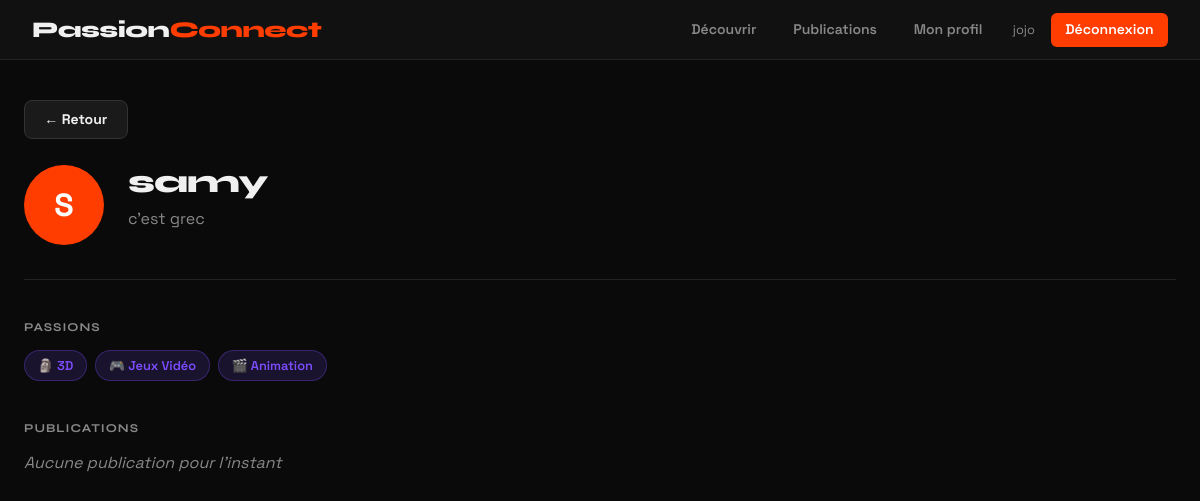
Page /profil/1 (signed in) on the committed database.
### tables this page shows
CREATE TABLE user(
            id INTEGER PRIMARY KEY AUTOINCREMENT,
            username TEXT NOT NULL UNIQUE,
            email TEXT NOT NULL UNIQUE,
            password TEXT NOT NULL,
            bio TEXT,
            photo TEXT,
            created_at TIMESTAMP DEFAULT CURRENT_TIMESTAMP           
        );

CREATE TABLE passion (
            id INTEGER PRIMARY KEY AUTOINCREMENT,
            nom TEXT NOT NULL UNIQUE,
            icone TEXT
        );

### app/profil/routes.py (the view)
@profil.route('/profil/<int:user_id>')
def profil_public(user_id):
    db = get_db()
    cursor = db.cursor()
    user = cursor.execute(
        'SELECT * FROM user WHERE id = ?', (user_id,)
    ).fetchone()
    passions = cursor.execute('''
        SELECT passion.nom, passion.icone FROM passion
        JOIN user_passion ON passion.id = user_passion.passion_id
        WHERE user_passion.user_id = ?
    ''', (user_id,)).fetchall()
    publications = cursor.execute('''
        SELECT * FROM publication
        WHERE user_id = ?
        ORDER BY created_at DESC
    ''', (user_id,)).fetchall()
    db.close()
    return render_template('profil_public.html', user=user, passions=passions, publications=publications)

### app/__init__.py (called while the page is built)
def create_app():
    app = Flask(__name__)
    app.config.from_object(Config)
    login_manager.init_app(app)
    bcrypt.init_app(app)
    login_manager.login_view = 'auth.connexion'
    login_manager.login_message = 'Connecte-toi pour accéder à cette page.'
    from app.auth.routes import auth
    app.register_blueprint(auth)
    from app.profil.routes import profil
    app.register_blueprint(profil)
    from app.decouverte.routes import decouverte
    app.register_blueprint(decouverte)
    from app.publication.routes import publication
    app.register_blueprint(publication)
    @login_manager.user_loader
    def load_user(user_id):
        from app.models import User
        return User.get_by_id(int(user_id))
    return app

### app/models.py (called while the page is built)
    @staticmethod
    def get_by_id(user_id):
        db = get_db()
        cursor = db.cursor()
        user = cursor.execute(
            'SELECT * FROM user WHERE id = ?', (user_id,)
        ).fetchone()
        db.close()
        if user:
            return User(user['id'], user['username'], user['email'], user['bio'])
        return None

### database.py (called while the page is built)
def get_db():
    db = sqlite3.connect('passionconnect.db') #retoune des dictionnaires au lieu des tuples
    db.row_factory = sqlite3.Row
    return db

### app/templates/profil_public.html
{% extends 'base.html' %}
{% block contenu %}
<a href="/decouverte" class="btn-gris mb-4" style="display:inline-block">← Retour</a>
<div class="profil-header">
    <div class="profil-avatar-large">{{ user.username[0].upper() }}</div>
    <div class="profil-header-info">
        <h1>{{ user.username }}</h1>
        <p class="text-muted">{{ user.bio or 'Aucune bio pour l instant.' }}</p>
    </div>
</div>
<div class="profil-passions">
    <h2>Passions</h2>
    {% if passions %}
        <div class="passions-liste">
            {% for p in passions %}
                <span class="passion-tag">{{ p.icone }} {{ p.nom }}</span>
            {% endfor %}
        </div>
    {% else %}
        <em class="text-muted">Aucune passion pour l'instant</em>
    {% endif %}
</div>
<div class="profil-publications">
    <h2>Publications</h2>
    {% if publications %}
        <div class="feed">
            {% for pub in publications %}
            <div class="post-card">
                {% if pub.image %}
                    <img src="/static/uploads/{{ pub.image }}" class="post-image">
                {% endif %}
                <p class="post-contenu">{{ pub.contenu }}</p>
                <span class="post-date">{{ pub.created_at }}</span>
            </div>
            {% endfor %}
        </div>
    {% else %}
        <em class="text-muted">Aucune publication pour l'instant</em>
    {% endif %}
</div>
{% endblock %}

### app/templates/base.html (shortened to what this page needs)
<!DOCTYPE html>
<html lang="fr">
<head>
    <link href="https://cdn.jsdelivr.net/npm/bootstrap@5.3.0/dist/css/bootstrap.min.css" rel="stylesheet">
    <link rel="stylesheet" href="/static/style.css">
</head>
<body>
    <nav class="navbar-pc">
        <a class="navbar-brand-pc" href="/">Passion<span>Connect</span></a>
        <div class="nav-links">
            {% if current_user.is_authenticated %}
                <a href="/decouverte">Découvrir</a>
                <a href="/publication">Publications</a>
                <a href="/profil">Mon profil</a>
                <span class="nav-greeting">{{ current_user.username }}</span>
                <a href="/deconnexion" class="btn-rouge">Déconnexion</a>
            {% else %}
                <a href="/connexion" class="btn-gris">Connexion</a>
                <a href="/inscription" class="btn-rouge">Inscription</a>
            {% endif %}
        </div>
    </nav>
    <div class="main-content">
        {% block contenu %}{% endblock %}
    </div>
</body>
</html>

### app/static/style.css (style rules this page uses)
:root { --accent: #FF3D00; --accent2: #7C4DFF; --accent3: #00BFA5; --dark: #0A0A0A; --card-bg: #141414; --text: #F0F0F0; --muted: #888; }
* { box-sizing: border-box; margin: 0; padding: 0; }
body { background-color: var(--dark); color: var(--text); font-family: 'Space Grotesk', sans-serif; min-height: 100vh; }
a { color: var(--text); text-decoration: none; }
.text-muted { color: var(--muted) !important; }
.mb-4 { margin-bottom: 1.5rem !important; }
h1, h2, h3 { font-family: 'Syne', sans-serif; }
h1 { font-weight: 800; font-size: 2rem; letter-spacing: -1px; margin-bottom: 1.5rem; }
h2 { font-weight: 700; color: var(--muted); text-transform: uppercase; letter-spacing: 1px; font-size: 0.75rem; margin-bottom: 1rem; }
.navbar-pc { background: #111; border-bottom: 1px solid #222; padding: 0.8rem 2rem; display: flex; align-items: center; justify-content: space-between; position: sticky; top: 0; z-index: 100; }
.navbar-brand-pc { font-family: 'Syne', sans-serif; font-size: 1.4rem; font-weight: 800; color: var(--text); text-decoration: none; letter-spacing: -0.5px; }
.navbar-brand-pc span { color: var(--accent); }
.nav-links { display: flex; align-items: center; gap: 0.5rem; }
.nav-links a { color: var(--muted); font-size: 0.875rem; font-weight: 600; padding: 0.4rem 0.9rem; border-radius: 6px; transition: all 0.2s; }
.nav-greeting { color: var(--muted); font-size: 0.8rem; padding: 0 0.5rem; }
.main-content { max-width: 1200px; margin: 0 auto; padding: 2.5rem 1.5rem; }
.btn-rouge { background: var(--accent); color: white !important; padding: 0.5rem 1.2rem; border-radius: 8px; font-weight: 700; font-size: 0.875rem; border: none; transition: background 0.2s; cursor: pointer; display: inline-block; }
.btn-gris { background: #1a1a1a; color: var(--text) !important; padding: 0.5rem 1.2rem; border-radius: 8px; font-weight: 700; font-size: 0.875rem; border: 1px solid #333; transition: all 0.2s; cursor: pointer; display: inline-block; }
.profil-header { display: flex; align-items: center; gap: 1.5rem; margin-bottom: 2.5rem; padding-bottom: 2rem; border-bottom: 1px solid #222; }
.profil-avatar-large { width: 80px; height: 80px; border-radius: 50%; background: var(--accent); color: white; font-weight: 800; font-size: 2rem; display: flex; align-items: center; justify-content: center; flex-shrink: 0; }
.profil-header-info { flex: 1; }
.profil-header-info h1 { margin-bottom: 0.3rem; }
.profil-passions { margin-bottom: 2.5rem; }
.passions-liste { display: flex; flex-wrap: wrap; gap: 0.5rem; margin-top: 0.75rem; }
.passion-tag { background: rgba(124,77,255,0.15); color: var(--accent2); border: 1px solid rgba(124,77,255,0.3); border-radius: 20px; padding: 0.3rem 0.8rem; font-size: 0.8rem; font-weight: 600; }
.profil-publications h2 { margin-bottom: 1rem; }

### rows in the picture
user: username "jojo"
user: username "S", username "samy", bio "c'est grec"
passion: icone "🗿", nom "3D"
passion: icone "🎮", nom "Jeux Vidéo"
passion: icone "🎬", nom "Animation"
